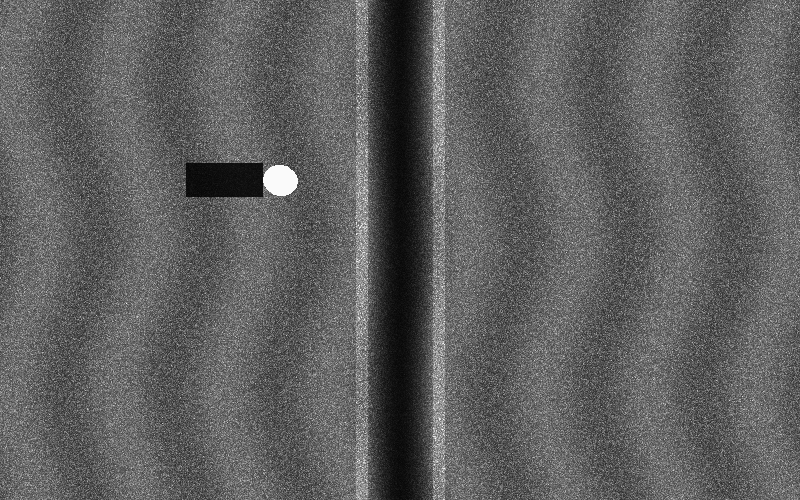
#> input picture backend/data/samples/sample_cylinder.png, 800 x 500 px
$ python -i preprocess.py   (imports and definitions only)   (older library calls are emulated)
#> lines starting #> are read from the running program, lines starting #| are printed output that depends on the picture
#> further down, picture is the input picture: shape (500, 800, 3); min 6, max 255, mean 95.1
import cv2
import numpy as np

def preprocess_image(
    image: np.ndarray,
    clahe_clip_limit: float = 2.5,
    clahe_grid_size: tuple = (8, 8),
    bilateral_d: int = 7,
    bilateral_sigma_color: float = 50.0,
    bilateral_sigma_space: float = 50.0
) -> np.ndarray:
    """
    Standardized Sonar Image Preprocessing Pipeline:
    1. Grayscale Conversion (preserves luminance)
    2. Bilateral Filtering: Removes speckle noise while preserving sharp boundaries
    3. CLAHE: Amplifies contrast in low-backscatter/shadowed regions
    4. Min-Max Normalization: Rescales values to [0, 255] range

    Returns:
        np.ndarray: Preprocessed BGR image (3 channels) ready for YOLO/ONNX inference
    """
#> called with clahe_clip_limit = 2.5, clahe_grid_size = (8, 8), bilateral_d = 7, bilateral_sigma_color = 50, bilateral_sigma_space = 50
    # 1. Grayscale Handling
    if len(image.shape) == 3:
        if image.shape[2] == 4:  # RGBA
            image = cv2.cvtColor(image, cv2.COLOR_RGBA2BGR)
        gray = cv2.cvtColor(image, cv2.COLOR_BGR2GRAY)
    else:
        gray = image.copy()

    # 2. Despeckling via Bilateral Filter
    despeckled = cv2.bilateralFilter(
        gray,
        d=bilateral_d,
        sigmaColor=bilateral_sigma_color,
        sigmaSpace=bilateral_sigma_space
    )

    # 3. CLAHE Contrast Enhancement
    clahe = cv2.createCLAHE(clipLimit=clahe_clip_limit, tileGridSize=clahe_grid_size)
    enhanced = clahe.apply(despeckled)
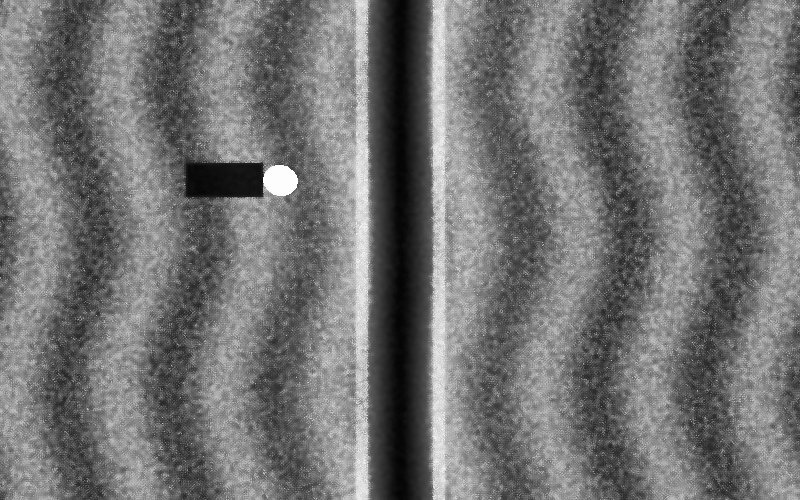
#> enhanced: shape (500, 800); min 3, max 253, mean 114.6

    # 4. Normalization
    normalized = cv2.normalize(enhanced, None, alpha=0, beta=255, norm_type=cv2.NORM_MINMAX, dtype=cv2.CV_8U)

    # 5. Convert back to 3-channel BGR for consistency in deep learning architectures
    processed_bgr = cv2.cvtColor(normalized, cv2.COLOR_GRAY2BGR)

    return processed_bgr

>>> import cv2
>>> picture = cv2.cvtColor(cv2.imread('data/samples/sample_cylinder.png'), cv2.COLOR_BGR2RGB)
>>> result = preprocess_image(picture)

$ run again, on backend/data/samples/sample_ghost_net.png
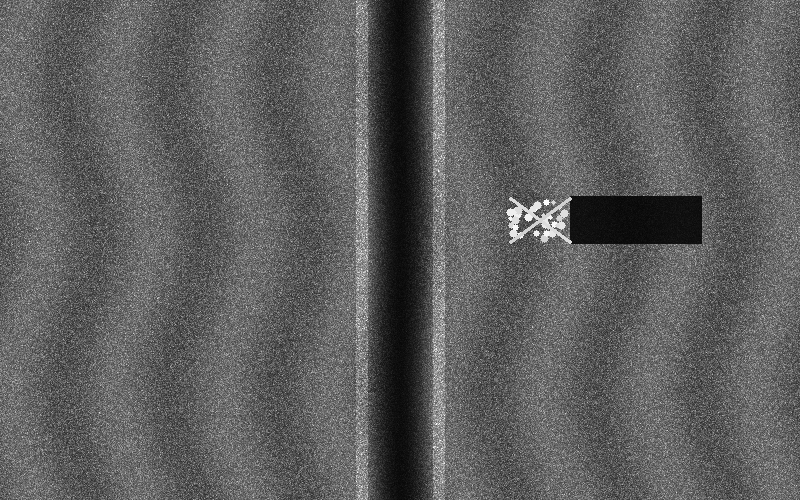
#> input picture backend/data/samples/sample_ghost_net.png, 800 x 500 px
#> picture is the input picture: shape (500, 800, 3); min 6, max 255, mean 94.4
#> in preprocess_image, `enhanced = clahe.apply(despeckled)`:
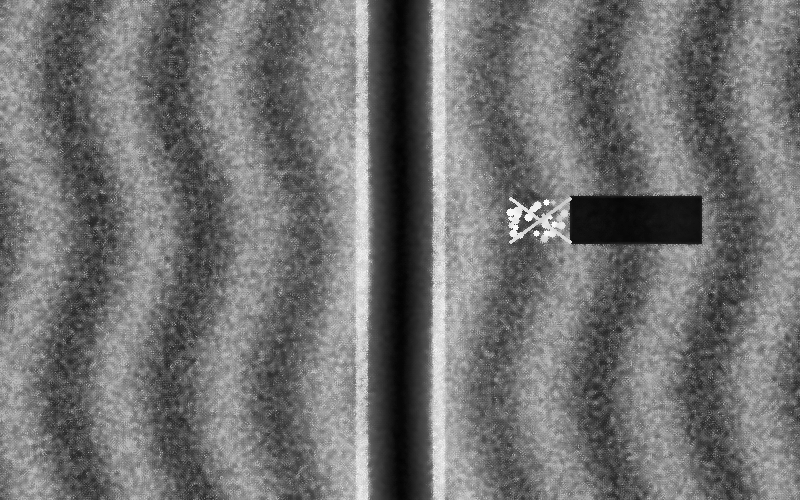
#> enhanced: shape (500, 800); min 3, max 254, mean 113.5

$ run again, on backend/data/samples/sample_shipwreck.png
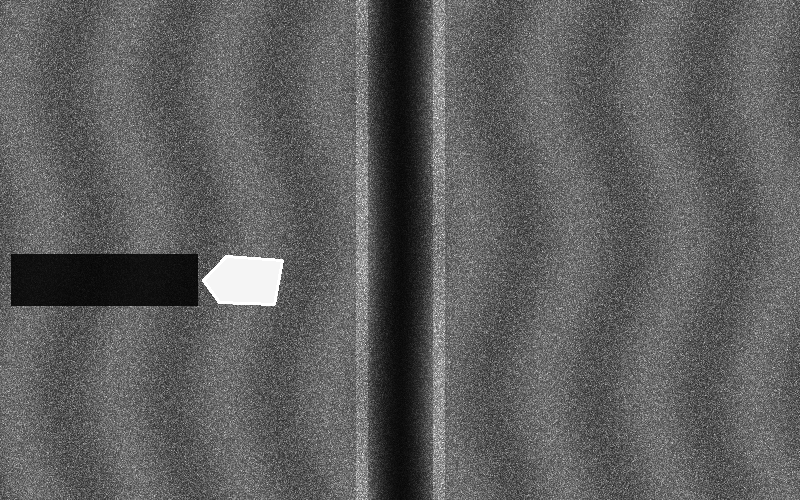
#> input picture backend/data/samples/sample_shipwreck.png, 800 x 500 px
#> picture is the input picture: shape (500, 800, 3); min 6, max 255, mean 94.4
#> in preprocess_image, `enhanced = clahe.apply(despeckled)`:
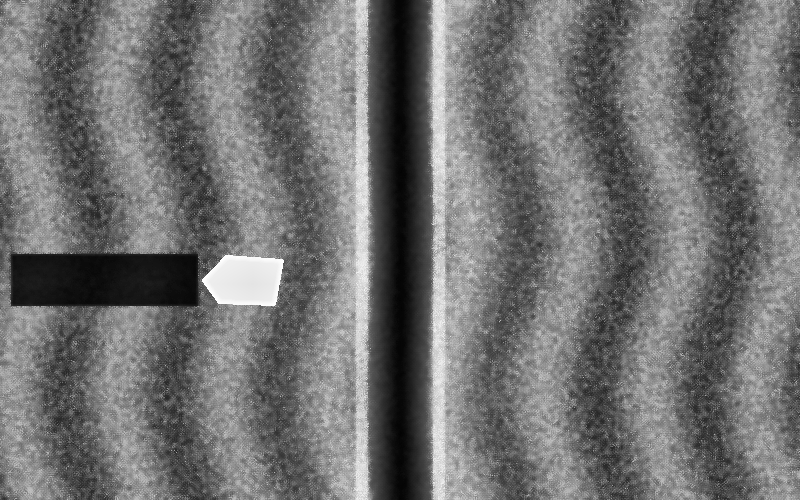
#> enhanced: shape (500, 800); min 3, max 255, mean 113.2
